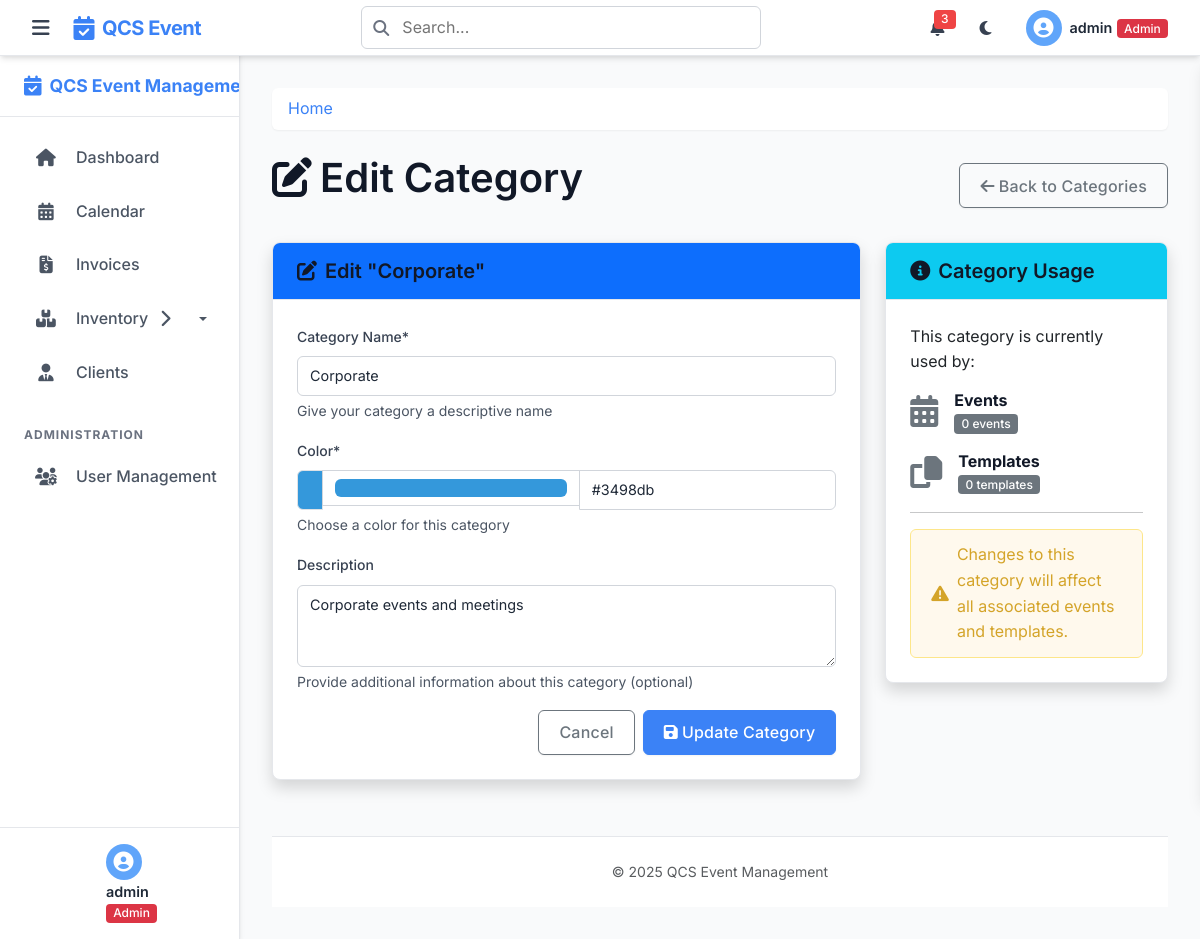
/categories/1/edit (signed in), run on the app's committed database.
### tables this page shows
CREATE TABLE event_categories (
    id INTEGER PRIMARY KEY AUTOINCREMENT,
    name TEXT NOT NULL,
    description TEXT,
    color TEXT NOT NULL,
    created_by INTEGER,
    FOREIGN KEY (created_by) REFERENCES users(id)
);

### app.py (the view, shortened to what this page needs)
@app.route('/categories/<int:category_id>/edit', methods=['GET', 'POST'])
@login_required
@role_required('admin', 'staff')
def edit_category(category_id):
    db = get_db()
    category = db.execute('SELECT * FROM event_categories WHERE id = ?', (category_id,)).fetchone()
    if category is None:
        abort(404)
    return render_template('edit_category.html', category=category)

### helpers.py (called while the page is built)
def get_db():
    if 'db' not in g:
        g.db = sqlite3.connect(
            current_app.config['DATABASE'],
            detect_types=sqlite3.PARSE_DECLTYPES
        )
        g.db.row_factory = sqlite3.Row
    return g.db

def login_required(f):
    @wraps(f)
    def decorated_function(*args, **kwargs):
        if 'user_id' not in session:
            flash('Please log in first', 'warning')
            return redirect(url_for('login'))
        return f(*args, **kwargs)
    return decorated_function

def role_required(*roles):
    def decorator(f):
        @wraps(f)
        def decorated_function(*args, **kwargs):
            if 'user_id' not in session:
                flash('Please log in first', 'warning')
                return redirect(url_for('login'))
            db = get_db()
            user = db.execute('SELECT role FROM users WHERE id = ?',
                             (session['user_id'],)).fetchone()
            if not user or user['role'] not in roles:
                flash('You do not have permission to access this page', 'danger')
                abort(403) # Use Flask's abort for permission denied
            return f(*args, **kwargs)
        return decorated_function
    return decorator

### templates/edit_category.html (shortened to what this page needs)
{% extends 'layout.html' %}
{% block content %}
<div class="d-flex justify-content-between align-items-center mb-4">
    <h1><i class="fas fa-edit me-2"></i>Edit Category</h1>
    <a href="{{ url_for('categories') }}" class="btn btn-outline-secondary">
        <i class="fas fa-arrow-left me-1"></i>Back to Categories
    </a>
</div>
<div class="row">
    <div class="col-lg-8">
        <div class="card shadow mb-4">
            <div class="card-header bg-primary text-white">
                <h5 class="mb-0"><i class="fas fa-edit me-2"></i>Edit "{{ category.name }}"</h5>
            </div>
            <div class="card-body">
                <form method="post" id="editCategoryForm">
                    <div class="mb-3">
                        <label for="name" class="form-label">Category Name*</label>
                        <input type="text" class="form-control" id="name" name="name" value="{{ category.name }}" required>
                        <div class="form-text">Give your category a descriptive name</div>
                    </div>
                    <div class="mb-3">
                        <label for="color" class="form-label">Color*</label>
                        <div class="input-group">
                            <span class="input-group-text color-preview" id="colorPreview"></span>
                            <input type="color" class="form-control form-control-color" id="color" name="color" value="{{ category.color }}" required>
                            <input type="text" class="form-control" id="colorHex" placeholder="#3788d8">
                        </div>
                        <div class="form-text">Choose a color for this category</div>
                    </div>
                    <div class="mb-3">
                        <label for="description" class="form-label">Description</label>
                        <textarea class="form-control" id="description" name="description" rows="3">{{ category.description }}</textarea>
                        <div class="form-text">Provide additional information about this category (optional)</div>
                    </div>
                    <div class="d-grid gap-2 d-md-flex justify-content-md-end">
                        <a href="{{ url_for('categories') }}" class="btn btn-outline-secondary">Cancel</a>
                        <button type="submit" class="btn btn-primary">
                            <i class="fas fa-save me-1"></i>Update Category
                        </button>
                    </div>
                </form>
            </div>
        </div>
    </div>
    <div class="col-lg-4">
        <div class="card shadow mb-4">
            <div class="card-header bg-info text-white">
                <h5 class="mb-0"><i class="fas fa-info-circle me-2"></i>Category Usage</h5>
            </div>
            <div class="card-body">
                <p>This category is currently used by:</p>
                <div class="d-flex align-items-center mb-3">
                    <div class="flex-shrink-0">
                        <i class="fas fa-calendar-alt fa-2x text-secondary me-3"></i>
                    </div>
                    <div class="flex-grow-1">
                        <h6 class="mb-0 fw-bold">Events</h6>
                        <span class="badge bg-secondary">{{ event_count|default(0) }} events</span>
                    </div>
                </div>
                <div class="d-flex align-items-center">
                    <div class="flex-shrink-0">
                        <i class="fas fa-copy fa-2x text-secondary me-3"></i>
                    </div>
                    <div class="flex-grow-1">
                        <h6 class="mb-0 fw-bold">Templates</h6>
                        <span class="badge bg-secondary">{{ template_count|default(0) }} templates</span>
                    </div>
                </div>
                <hr>
                <div class="alert alert-warning mb-0">
                    <i class="fas fa-exclamation-triangle me-2"></i>
                    Changes to this category will affect all associated events and templates.
                </div>
            </div>
        </div>
    </div>
</div>
{% endblock %}

### data on the page
event_categories: name "Corporate", color "#3498db", description "Corporate events and meetings"

### other printed values
{{ session.username }} "admin"
{{ event_count|default(0) }} "0"
{{ template_count|default(0) }} "0"
